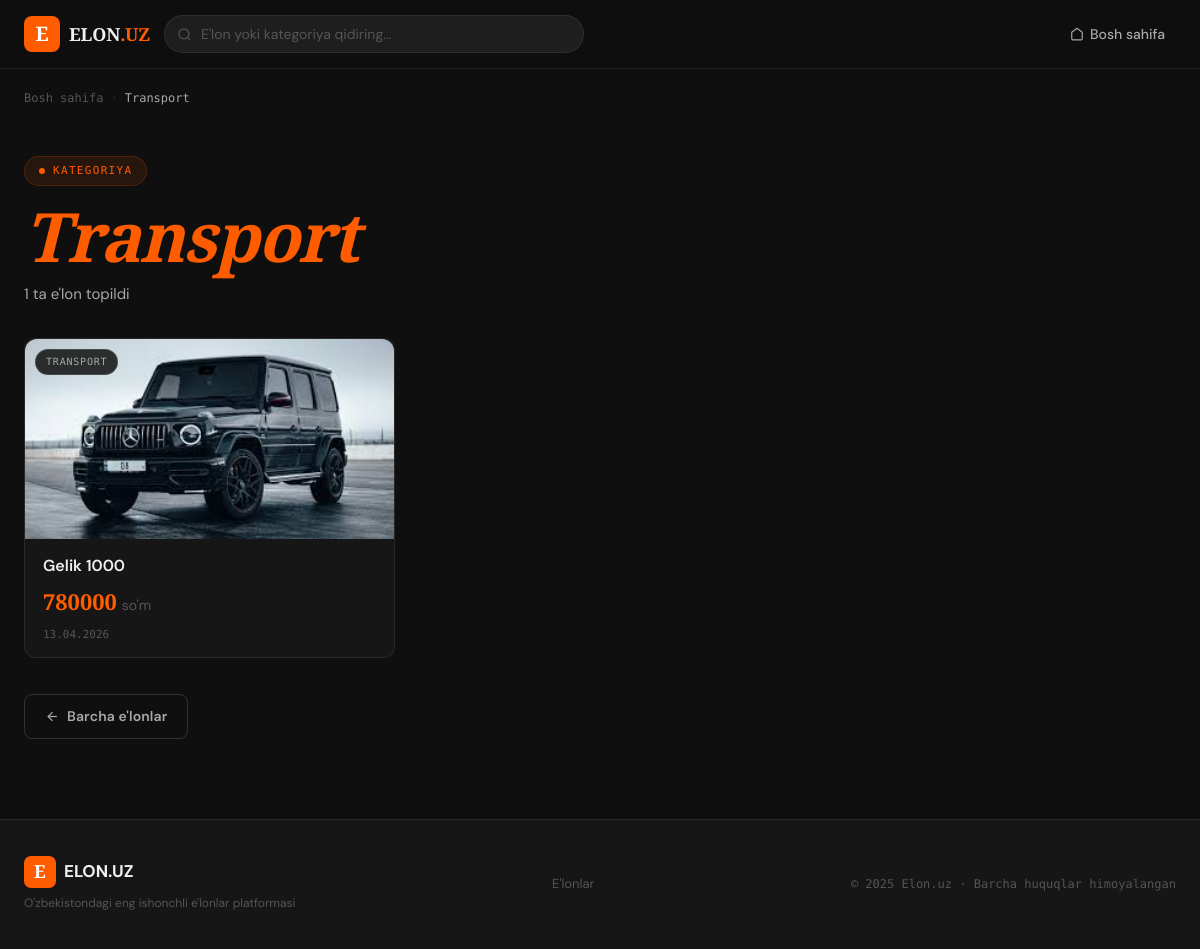
The app's page /category/2/, older data.
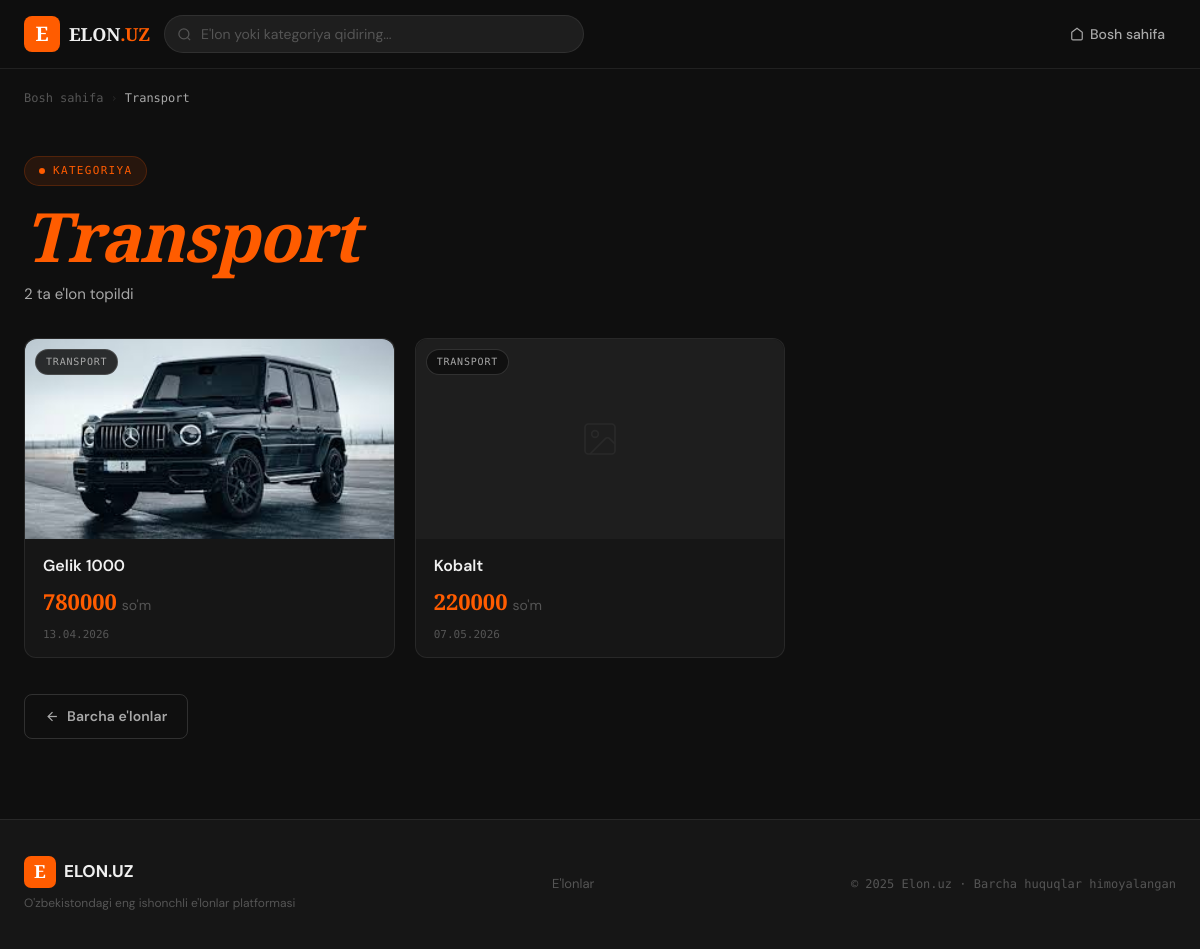
The same page, newer data.
### olxapp/models.py (models this page shows, shortened)
class Advertisement(models.Model):
    advertisters = models.ManyToManyField(Advertister, related_name='advertister', verbose_name='Elon joylovchi')
    region = models.ForeignKey(Region, on_delete=models.SET_NULL, null=True, blank=True, verbose_name='Joylashuv')
    category = models.ForeignKey(Category, on_delete=models.CASCADE, verbose_name='Bolim')
    title = models.CharField(max_length=200, verbose_name='Nomi')
    description = models.TextField(verbose_name='Izoh')
    price = models.DecimalField(max_digits=10, decimal_places=2, verbose_name='Narxi')
    image = models.ImageField(upload_to='images/', verbose_name='Rasm', null=True, blank=True)
    video = models.FileField(upload_to='video/', verbose_name='Video', null=True, blank=True)
    create_at = models.DateTimeField(auto_now_add=True)
    class Meta:
        verbose_name = 'Elon'
        verbose_name_plural = 'Elonlar'
        ordering = ('title', '-create_at')

class Category(models.Model):
    name = models.CharField(max_length=100, unique=True, verbose_name='Bolim nomi')
    description = models.CharField(default='', max_length=40, validators=[validate_description], verbose_name='Tavsif')
    class Meta:
        verbose_name = 'Bolim'
        verbose_name_plural = 'Bolimlar'
        ordering = ("name",)

### olxapp/views.py (the view)
# urls.py: path('category/<int:category_id>/', views.ad_by_category, name='advens_by_category'),
def ad_by_category(request: HttpRequest, category_id):
    category = Category.objects.get(id=category_id)
    ad = Advertisement.objects.filter(category=category)
    context = {
        'category': category,
        'ad': ad
    }
    return render(request, 'olxapp/advens_by_category.html', context)

### olxapp/templates/olxapp/advens_by_category.html (shortened to what this page needs)
{% extends 'base.html' %}
{% block content %}
<div class="container">
  <nav class="breadcrumb anim-fade">
    <a href="{% url 'home' %}">Bosh sahifa</a>
    <span class="sep">›</span>
    <span class="cur">{{ category.name }}</span>
  </nav>
  <div class="hero anim-up">
    <div class="hero-eyebrow">Kategoriya</div>
    <h1 class="hero-title"><em>{{ category.name }}</em></h1>
    <p class="hero-sub">{{ ad|length }} ta e'lon topildi</p>
  </div>
  {% if ad %}
  <div class="ads-grid">
    {% for item in ad %}
    <article class="card anim-up d{{ forloop.counter|default:1 }}">
      <a href="{% url 'advens' item.id %}">
        <div class="ad-img-wrap">
          {% if item.image %}
            <img src="{{ item.image.url }}" alt="{{ item.title }}" class="ad-img" loading="lazy">
          {% else %}
            <div class="ad-no-img">
              <svg width="40" height="40" viewBox="0 0 24 24" fill="none" stroke="currentColor" stroke-width="1" opacity="0.2"><rect x="3" y="3" width="18" height="18" rx="2"/><circle cx="9" cy="9" r="2"/><path d="m21 15-3.086-3.086a2 2 0 0 0-2.828 0L6 21"/></svg>
            </div>
          {% endif %}
          <div class="ad-badge">{{ item.category.name }}</div>
        </div>
        <div class="ad-body">
          <div class="ad-title">{{ item.title }}</div>
          <div class="ad-price">{{ item.price|floatformat:0 }} <small>so'm</small></div>
          <div class="ad-date">{{ item.create_at|date:"d.m.Y" }}</div>
        </div>
      </a>
    </article>
    {% endfor %}
  </div>
  {% endif %}
  <div style="padding-top:36px;">
    <a href="{% url 'home' %}" class="btn btn-outline">
      <svg width="15" height="15" viewBox="0 0 24 24" fill="none" stroke="currentColor" stroke-width="2"><line x1="19" y1="12" x2="5" y2="12"/><polyline points="12 19 5 12 12 5"/></svg>
      Barcha e'lonlar
    </a>
  </div>
</div>
{% endblock %}

Row changes from the older to the newer data that the page shows:
added Advertisement: category.name "TRANSPORT", title "Kobalt", price "220000", create_at "07.05.2026"
Text that changed along with them:
{{ ad|length }}: "1" → "2"
